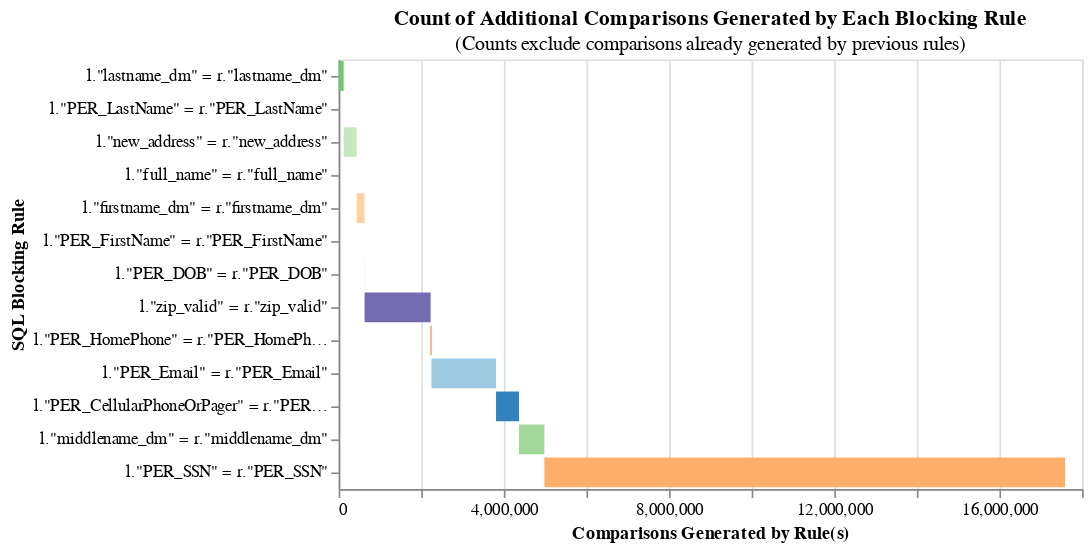

Notebook code cell kept with this figure:
### Code cell
from splink.duckdb.blocking_rule_library import block_on

blocking_rules = [
        block_on("lastname_dm"),
        block_on("PER_LastName"),
        block_on("new_address"),
        block_on("full_name"),
        block_on("firstname_dm"),
        block_on("PER_FirstName"),
        block_on("PER_DOB"),
        block_on("zip_valid"),
        block_on("PER_HomePhone"),
        block_on("PER_Email"),
        block_on("PER_CellularPhoneOrPager"),
        block_on("middlename_dm"),
        block_on("PER_SSN")
]
linker.cumulative_num_comparisons_from_blocking_rules_chart(blocking_rules)

### Figure 1 — Vega-Lite specification as saved in the notebook (floating-point values rounded to 4 significant figures)
{"config": {"view": {"continuousWidth": 300, "continuousHeight": 300}}, "data": {"name": "data-9994dca7b9f2715822a7dd0339788b38"}, "mark": "bar", "encoding": {"color": {"field": "rule", "legend": null, "scale": {"scheme": "category20c"}}, "order": {"field": "cumulative_rows"}, "tooltip": [{"field": "rule", "title": "SQL Condition", "type": "nominal"}, {"field": "row_count", "format": ",", "title": "Comparisons Generated", "type": "quantitative"}, {"field": "cumulative_rows", "format": ",", "title": "Cumulative Comparisons", "type": "quantitative"}, {"field": "cartesian", "format": ",", "title": "Cartesian Product of Input Data", "type": "quantitative"}, {"field": "reduction_ratio", "title": "Reduction Ratio (cumulative rows/cartesian product)", "type": "nominal"}], "x": {"field": "start", "title": "Comparisons Generated by Rule(s)", "type": "quantitative"}, "x2": {"field": "cumulative_rows"}, "y": {"field": "rule", "sort": ["-x2"], "title": "SQL Blocking Rule"}}, "height": {"step": 20}, "title": {"text": "Count of Additional Comparisons Generated by Each Blocking Rule", "subtitle": "(Counts exclude comparisons already generated by previous rules)"}, "width": 450, "$schema": "https://vega.github.io/schema/vega-lite/v5.9.3.json", "datasets": {"data-9994dca7b9f2715822a7dd0339788b38": [{"row_count": 120965, "rule": "l.\"lastname_dm\" = r.\"lastname_dm\"", "cumulative_rows": 120965, "cartesian": 49995000, "reduction_ratio": "The rolling reduction ratio with your given blocking rule(s) is 0.99758. This represents the reduction in the total number of comparisons due to your rule(s).", "start": 0}, {"row_count": 0, "rule": "l.\"PER_LastName\" = r.\"PER_LastName\"", "cumulative_rows": 120965, "cartesian": 49995000, "reduction_ratio": "The rolling reduction ratio with your given blocking rule(s) is 0.99758. This represents the reduction in the total number of comparisons due to your rule(s).", "start": 120965}, {"row_count": 317661, "rule": "l.\"new_address\" = r.\"new_address\"", "cumulative_rows": 438626, "cartesian": 49995000, "reduction_ratio": "The rolling reduction ratio with your given blocking rule(s) is 0.991227. This represents the reduction in the total number of comparisons due to your rule(s).", "start": 120965}, {"row_count": 0, "rule": "l.\"full_name\" = r.\"full_name\"", "cumulative_rows": 438626, "cartesian": 49995000, "reduction_ratio": "The rolling reduction ratio with your given blocking rule(s) is 0.991227. This represents the reduction in the total number of comparisons due to your rule(s).", "start": 438626}, {"row_count": 186977, "rule": "l.\"firstname_dm\" = r.\"firstname_dm\"", "cumulative_rows": 625603, "cartesian": 49995000, "reduction_ratio": "The rolling reduction ratio with your given blocking rule(s) is 0.987487. This represents the reduction in the total number of comparisons due to your rule(s).", "start": 438626}, {"row_count": 0, "rule": "l.\"PER_FirstName\" = r.\"PER_FirstName\"", "cumulative_rows": 625603, "cartesian": 49995000, "reduction_ratio": "The rolling reduction ratio with your given blocking rule(s) is 0.987487. This represents the reduction in the total number of comparisons due to your rule(s).", "start": 625603}, {"row_count": 2330, "rule": "l.\"PER_DOB\" = r.\"PER_DOB\"", "cumulative_rows": 627933, "cartesian": 49995000, "reduction_ratio": "The rolling reduction ratio with your given blocking rule(s) is 0.98744. This represents the reduction in the total number of comparisons due to your rule(s).", "start": 625603}, {"row_count": 1598910, "rule": "l.\"zip_valid\" = r.\"zip_valid\"", "cumulative_rows": 2226843, "cartesian": 49995000, "reduction_ratio": "The rolling reduction ratio with your given blocking rule(s) is 0.955459. This represents the reduction in the total number of comparisons due to your rule(s).", "start": 627933}, {"row_count": 19333, "rule": "l.\"PER_HomePhone\" = r.\"PER_HomePhone\"", "cumulative_rows": 2246176, "cartesian": 49995000, "reduction_ratio": "The rolling reduction ratio with your given blocking rule(s) is 0.955072. This represents the reduction in the total number of comparisons due to your rule(s).", "start": 2226843}, {"row_count": 1564580, "rule": "l.\"PER_Email\" = r.\"PER_Email\"", "cumulative_rows": 3810756, "cartesian": 49995000, "reduction_ratio": "The rolling reduction ratio with your given blocking rule(s) is 0.923777. This represents the reduction in the total number of comparisons due to your rule(s).", "start": 2246176}, {"row_count": 555196, "rule": "l.\"PER_CellularPhoneOrPager\" = r.\"PER_CellularPhoneOrPager\"", "cumulative_rows": 4365952, "cartesian": 49995000, "reduction_ratio": "The rolling reduction ratio with your given blocking rule(s) is 0.912672. This represents the reduction in the total number of comparisons due to your rule(s).", "start": 3810756}, {"row_count": 615272, "rule": "l.\"middlename_dm\" = r.\"middlename_dm\"", "cumulative_rows": 4981224, "cartesian": 49995000, "reduction_ratio": "The rolling reduction ratio with your given blocking rule(s) is 0.900366. This represents the reduction in the total number of comparisons due to your rule(s).", "start": 4365952}, {"row_count": 12608192, "rule": "l.\"PER_SSN\" = r.\"PER_SSN\"", "cumulative_rows": 17589416, "cartesian": 49995000, "reduction_ratio": "The rolling reduction ratio with your given blocking rule(s) is 0.648176. This represents the reduction in the total number of comparisons due to your rule(s).", "start": 4981224}]}}
